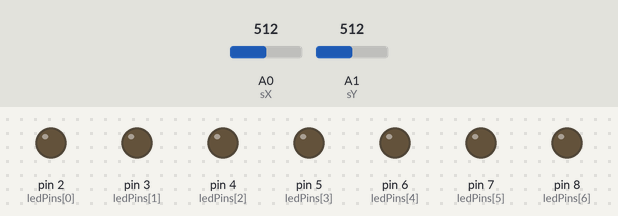
The sketch below on a simulated Arduino Uno, built with avr-gcc and run on an emulated ATmega328P. On the bench: output pins drawn as LEDs (lit = HIGH). The test bench sets the inputs (shaded band); at power-on: A0 (sX) = 512, A1 (sY) = 512. Random numbers use the default seed unless the sketch sets one.

Above: at 0.1 s.
At 12.1 s:
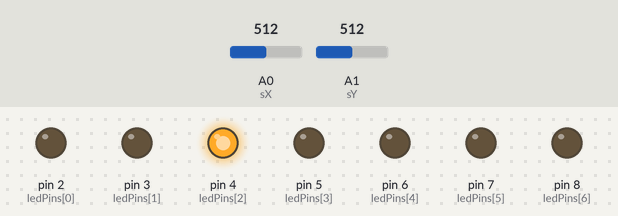
At 23.1 s:
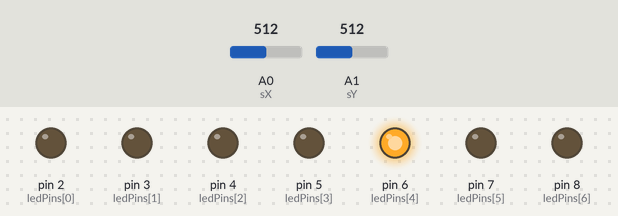
At 38.1 s:
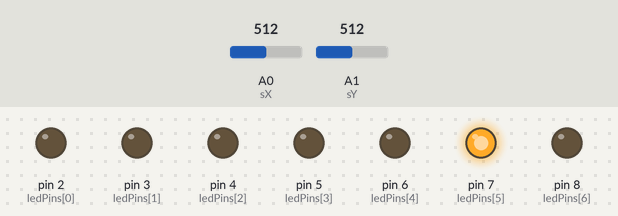
Timing chart, 0 to 40.0 s (numbered marks = the images above):
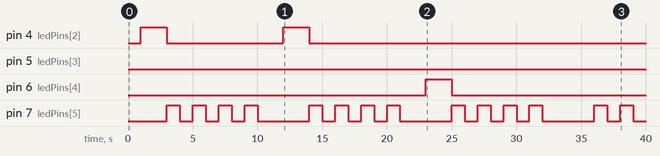

The sketch:

Whack_a_mole_game.ino
```cpp
// Whack a mole game
// 25-08-2021
// Yash Agrawal

// Variables for joustick
int sX = A0;     //joystick x axis, analog input
int sY = A1;     //joystick y axis, analog input
int sSX;         //reading from sX
int sSY;         //reading from sY
int sS;

// Game variables
int rNum;                        //random int choosing the random light to turn on
const int dTime=1000;
int ledPins[7]={2,3,4,5,6,7,8};  //initializing led's
int pinCount=7;                  //number of led pins

void setup()
{
  Serial.begin(9600);
  pinMode(sX, INPUT);
  pinMode(sY, INPUT);

  for (int Pin = 0;Pin < pinCount;Pin++)
  {
    pinMode(ledPins[Pin], OUTPUT);
  }
}

void loop()
{
  rNum=random(2,9); //generating random choice
  delay(dTime);
  digitalWrite(ledPins[rNum], HIGH); //lighting the randomly chosen bulb
  delay(dTime);

  sSX = analogRead(sX); //reading x axis input
  delay(dTime);
  sSY = analogRead(sY); //reading y axis input

  //converting y and x inputs to 4 possibilities.
  //0 and 1023 are the maximum values on each axis of the joystick, as measured.
  sS=0;
  switch (sSX)
  {
    case 0:
    sS=1;      // Left
    break;
    case 1023:
    sS=2;      // Right
    break;
  }

  switch (sSY)
  {
    case 0:
    sS=3;      // Up
    break;
    case 1023:
    sS=4;      // Down
    break;
  }

  //turning off the randomly selected bulb, after the joystick choice was made
  digitalWrite(ledPins[rNum], LOW);
  //checking if the user input the correct direction of the lit bulb
  if (sS-1==rNum)
  {
    //blinking LED 5 indicating correct choice
    for (int k=0; k<=3; k++)
    {
      digitalWrite(ledPins[4], HIGH);
      delay(dTime);
      digitalWrite(ledPins[4], LOW);
      delay(dTime);
    }
  }

  else
  {
    //blinking LED 6 indicating incorrect choice
    for (int i=0; i<=3; i++)
    {
      digitalWrite(ledPins[5], HIGH);
      delay(dTime);
      digitalWrite(ledPins[5], LOW);
      delay(dTime);
    }
  }
}
```

Measured:
- by itself, pin 4 (ledPins[2]): alternates HIGH for 2.0 s and LOW for 9.0 s, 4 changes in all, then stays LOW
- by itself, pin 6 (ledPins[4]): LOW → HIGH at 23.0 s, → LOW 2.0 s later
- by itself, pin 7 (ledPins[5]): repeats every 11.0 s: 3 × (LOW 1.0 s, HIGH 1.0 s), LOW 4.0 s, HIGH 1.0 s
